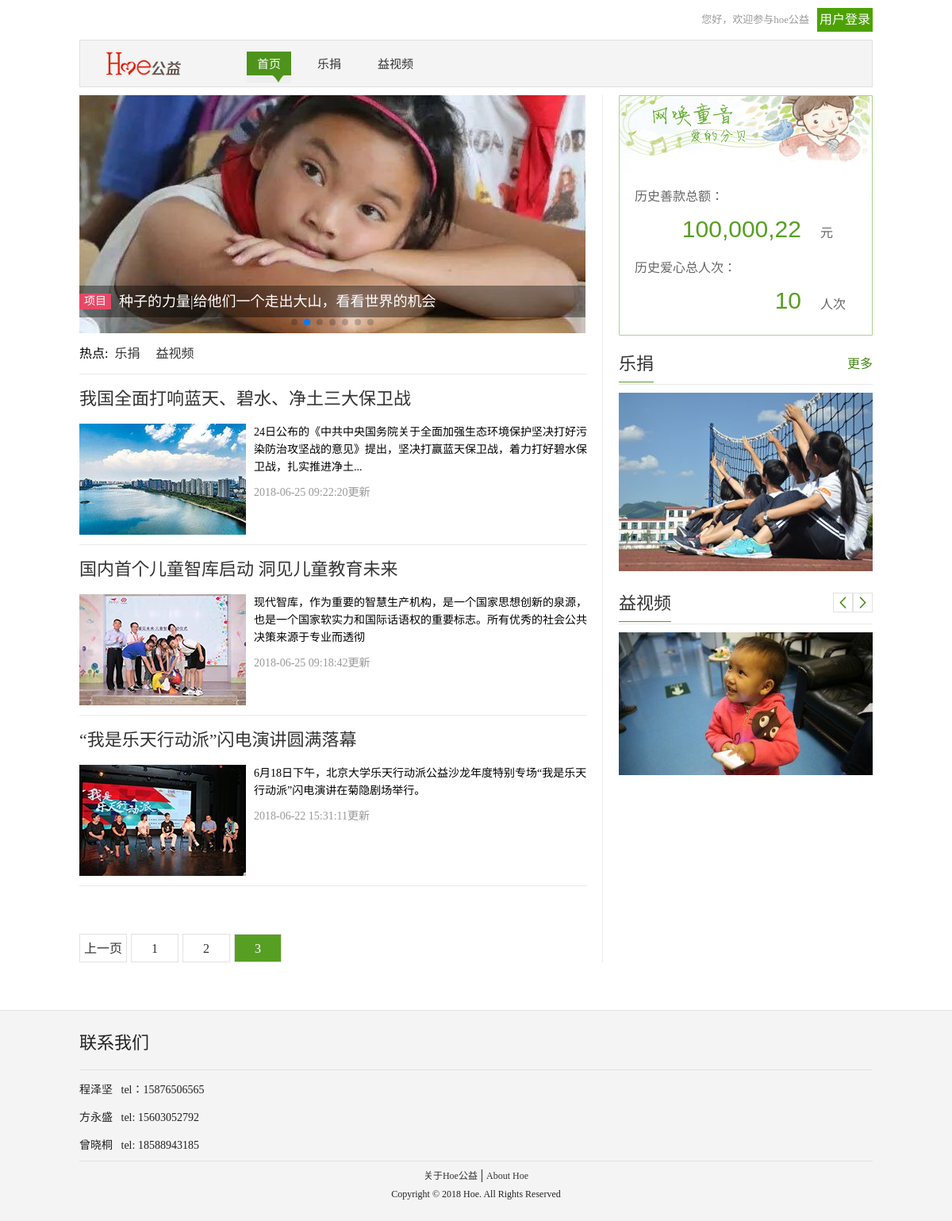
/public_benefit/index.php?page=3, run on the app's committed database.
### tables this page shows
CREATE TABLE IF NOT EXISTS `hoe_clist` (
  `id` int(11) NOT NULL AUTO_INCREMENT,
  `title` varchar(200) NOT NULL,
  `img` varchar(200) NOT NULL,
  `text` varchar(2000) NOT NULL,
  `time` varchar(200) NOT NULL,
  PRIMARY KEY (`id`)
);

### public_benefit/index.php (the view, shortened to what this page needs)
<!DOCTYPE html PUBLIC "-//W3C//DTD XHTML 1.0 Transitional//EN" "http://www.w3.org/TR/xhtml1/DTD/xhtml1-transitional.dtd">
<html xmlns="http://www.w3.org/1999/xhtml">
<head>
<link rel="stylesheet" href="./css/reset.css">
<link rel="stylesheet" href="./css/index.css">
</head>
<body>
<div class="hoe_container">
      	<?php
          include "include/header.php";
      	?>
		  <div class="hoe_lbt">
		  	   <div class="hoe_lbt_box">
		  	        <div class="box">
		  	          <div class="swiper-wrapper">
					      <div class="swiper-slide">
					          		<a href=""><img src="./img/lbt/lbt2.jpg" alt="" /></a>
								        <div class="imgtitle">
								        <span >项目</span>
								      	<a href="">种子的力量|给他们一个走出大山，看看世界的机会</a>
								        </div>
					      </div>
				    </div>
				  <div class="swiper-pagination"></div>
				    </div>
		  	   </div>
               <div class="donation">
                  <div class="amount">
                  	   <p>历史善款总额：</p>
                  	   <span><?php
       include "include/connect.php";
	  $query="select * from lejuan ";
	  $num=0;
	  $result=mysqli_query($link,$query);
	  while($row=mysqli_fetch_array($result)){
             $num+=(int)$row['num'];
	  }
             $strnum = mb_strlen($num,'UTF8');
		      while ($strnum){
		    $array[] = mb_substr($num, null ,3,'utf8');
		    $num = mb_substr($num,3,$strnum,'utf8');
		    $strnum = mb_strlen($num,'UTF8');
		 	 }
			$output=implode(',',$array);
			  echo $output;
	  ?>
	             </span>元
                  </div>
	              	<div class="person">
	              		<p>历史爱心总人次：</p>
                  	   <span><?php
       include "include/connect.php";
	  $query="select * from lejuan ";
	  $result=mysqli_query($link,$query);
	  $rc=0;
	  while($row=mysqli_fetch_array($result)){
          $rc+=(int)$row['rc'];
	  }
             echo $rc;
	  ?></span>人次
	              	</div>
               </div>
		  </div>
	  <div class="hoe_content">
	        <div class="hoe_main">
			    <div class="hoe_main_hot">
			    	<span>热点:</span>
			    	<a href="./lejuan.php">乐捐 </a>
			    	<a href="./yishipin.php">益视频</a>
			    </div>
	             <div class="hoe_main_List">
                     <?php
	include "include/connect.php";
  $pagesize=3;
   if(isset($_GET['page'])){
  $currentpage=$_GET['page'];
  $start=($currentpage-1)*$pagesize;
   }else{
  $currentpage=1;
  $start=0;
   }
  $query="select * from  hoe_clist  limit $start,$pagesize";
	$result=mysqli_query($link,$query);
	while($row=mysqli_fetch_array($result)){
   ?>
	             	 <div class="clist">
		         	 	  <div class="clist_title">
		             	 	  	<a href=""><?php echo $row['title'] ?></a>
		             	  </div>
	             	 	  <div class="clist_content">
	             	 	        <div class="pic">
	             	 	        	<a href=""><img src="<?php echo $row['img']  ?>" alt="" /></a>
	             	 	        </div>
		             	 	  	<div  class="text">
		             	 	  		<p><?php echo $row['text'] ?></p>
		             	 	  		<p><?php echo $row['time'] ?></p>
		             	 	  	</div>
	         	 	      </div>
	             	 </div>
	 <?php
		}
	?>
	             	 <div class="page">
                     <?php
							  if($currentpage==3){
							  		echo "<a href='./index.php?page=".($currentpage-1)."'>上一页</a>";
                          	echo '<a  href="./index.php?page=1">1</a>';
                          	echo '<a href="./index.php?page=2">2</a>';
                          	echo '<a   class="now" href="./index.php?page=3">3</a>';
							  }
    				 ?>
	             	 </div>
	             </div>
	        </div>
	        <div class="hoe_extra">
	        	<div class="lejuan">
	        		<div class="title">
		        		<span><a href="./lejuan.php">乐捐</a></span>
		        		<a  class="fr" href="./lejuan.php">更多</a>
	        	    </div>
                    <div class="imgBox">
                    	<a href="./lejuan.php"><img src="./img/imgbox1.jpg" alt="" /></a>
                    </div>
	        	</div>
	        	<div class="lb_box">
	        		<div class="title">
		        		<span><a href="./yishipin.php">益视频</a></span>
		        		<div class="arrow">
		        		  <div class="swiper-button-prev">
		        		   <a href=""><img src="./img/上一页.png" alt="" /></a>
		        		   </div>
                          <div class="swiper-button-next">
                             <a href="">  <img src="./img/下一页.png" alt="" /></a>
                        </div>
		        		</div>
	        	    </div>
                    <div class="lbimg">
                    	<div class="swiper-wrapper">
					      <div class="swiper-slide">
					          <a href="./yishipin.php">
					             <img src="./img/lbbox/lbbox1.jpg" alt="" />
					          </a>
					      </div>
    					</div>
                    </div>
	        	</div>
	        </div>
		  </div>
	  </div>
	 <?php
      include "include/footer.php";
	 ?>
</body>
</html>

### data on the page
hoe_clist: title "我国全面打响蓝天、碧水、净土三大保卫战", img (picture), text "24日公布的《中共中央国务院关于全面加强生态环境保护坚决打好污染防治攻坚战的意见》提出，坚决打赢蓝天保卫战，着力打好碧水保卫战，扎实推进净土...", time "2018-06-25 09:22:20更新"
hoe_clist: title "国内首个儿童智库启动 洞见儿童教育未来", img (picture), text "现代智库，作为重要的智慧生产机构，是一个国家思想创新的泉源，也是一个国家软实力和国际话语权的重要标志。所有优秀的社会公共决策来源于专业而透彻", time "2018-06-25 09:18:42更新"
hoe_clist: title "“我是乐天行动派”闪电演讲圆满落幕", img (picture), text "6月18日下午，北京大学乐天行动派公益沙龙年度特别专场“我是乐天行动派”闪电演讲在菊隐剧场举行。", time "2018-06-22 15:31:11更新"

### other printed values
$output "100,000,22"
$rc "10"
